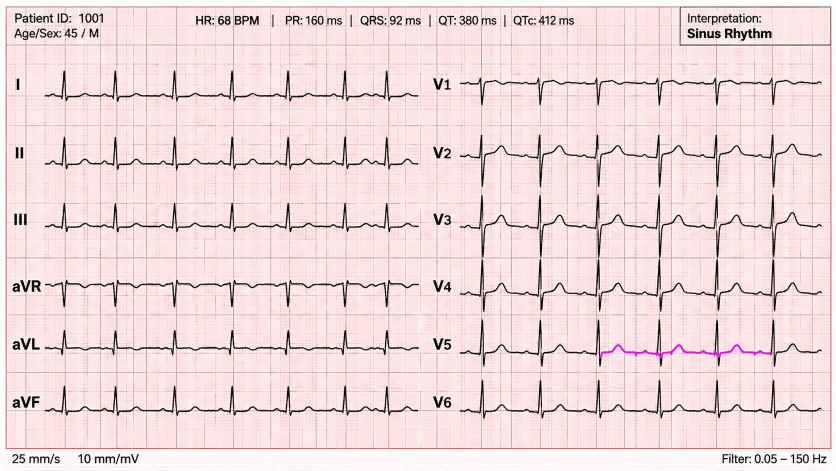
#> input picture extracted_page_1.png, 1672 x 941 px (shown at 1/2 size)
$ python generate_instagram_video.py
#> lines starting #> are read from the running program, lines starting #| are printed output that depends on the picture
import os
import math
import wave
import struct
import subprocess
import numpy as np
from PIL import Image, ImageDraw, ImageFont
import imageio_ffmpeg

# Paths & Setup
BASE_DIR = os.path.abspath(os.path.join(os.path.dirname(__file__), ".."))
OUTPUT_MP4 = os.path.join(BASE_DIR, "cardioai_instagram_post.mp4")
TEMP_WAV = os.path.join(BASE_DIR, "temp_heartbeat.wav")
ECG_STRIP_PATH = os.path.join(BASE_DIR, "extracted_page_1.png")

# Video Constants
WIDTH = 1080
HEIGHT = 1920
FPS = 30
DURATION_SEC = 18.0
TOTAL_FRAMES = int(FPS * DURATION_SEC) # 540 frames

# Fonts
def get_font(name, size):
    font_path = os.path.join(r"C:\Windows\Fonts", name)
    if os.path.exists(font_path):
        return ImageFont.truetype(font_path, size)
    return ImageFont.load_default()

FONT_TITLE_XL = get_font("segoeuib.ttf", 64)
FONT_TITLE_LG = get_font("segoeuib.ttf", 46)
FONT_TITLE_MD = get_font("segoeuib.ttf", 36)
FONT_BOLD_SM = get_font("segoeuib.ttf", 26)
FONT_REG_MD = get_font("segoeui.ttf", 30)
FONT_REG_SM = get_font("segoeui.ttf", 24)
FONT_MONO_LG = get_font("consola.ttf", 38)
FONT_MONO_MD = get_font("consola.ttf", 28)
FONT_MONO_SM = get_font("consola.ttf", 22)

# Load ECG Strip Image if available
ecg_strip_img = None
if os.path.exists(ECG_STRIP_PATH):
    try:
        raw_ecg = Image.open(ECG_STRIP_PATH).convert("RGBA")
        # Invert or enhance for dark medical HUD look
        ecg_w, ecg_h = raw_ecg.size
#> ecg_w = 1672; ecg_h = 941
        # Crop center portion
        crop_box = (int(ecg_w * 0.05), int(ecg_h * 0.1), int(ecg_w * 0.95), int(ecg_h * 0.9))
#> crop_box = (83, 94, 1588, 846)
        cropped = raw_ecg.crop(crop_box)
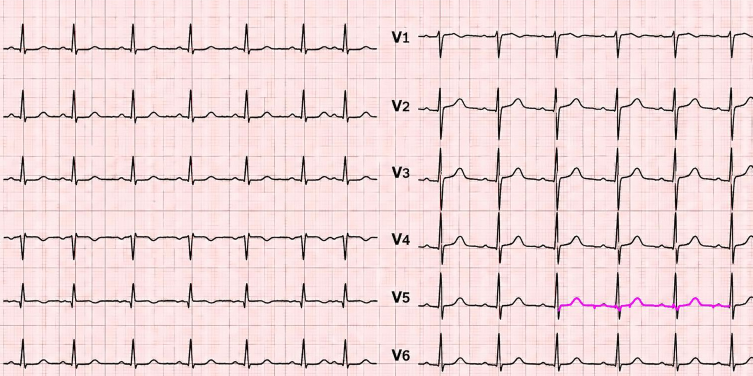
#> cropped: PIL image 1505x752 RGBA (shown at 1/2 size); mean R, G, B, A 238.5, 215.9, 217.2, 255
        # Resize to fit in card
        target_w = 920
        target_h = int(cropped.size[1] * (target_w / cropped.size[0]))
#> target_h = 459
        ecg_strip_img = cropped.resize((target_w, target_h), Image.Resampling.LANCZOS)
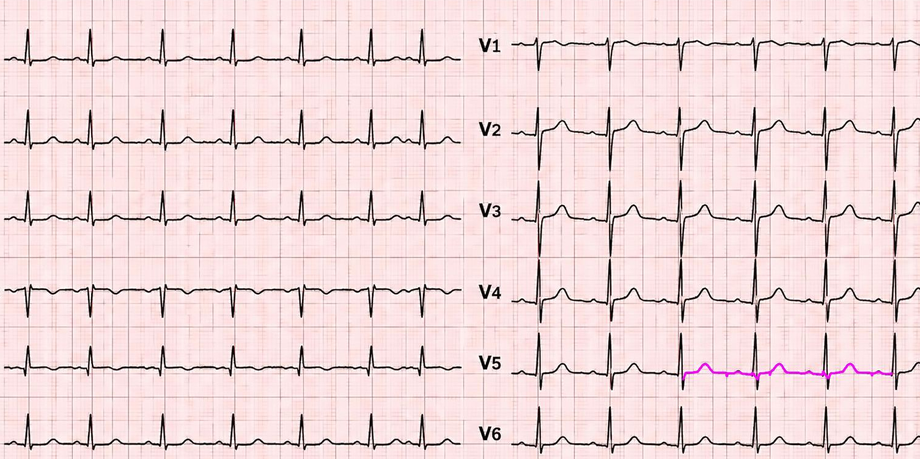
#> ecg_strip_img: PIL image 920x459 RGBA; mean R, G, B, A 238.2, 215.9, 217.3, 255
    except Exception as e:
        print(f"Warning: could not load ecg strip image: {e}")

# Audio Generator: Generates synchronized heartbeat telemetry + ambient sci-fi hum + laser sweeps
def generate_audio(wav_path, duration=18.0, sample_rate=44100):
#> called with wav_path = 'temp_heartbeat.wav', duration = 18, sample_rate = 44100
    total_samples = int(duration * sample_rate)
    audio_data = np.zeros(total_samples, dtype=np.float32)

    # 1. Background soft ambient drone (55 Hz + 110 Hz)
    t = np.linspace(0, duration, total_samples, endpoint=False)
    drone = 0.05 * np.sin(2 * np.pi * 55 * t) + 0.03 * np.sin(2 * np.pi * 110 * t)
    audio_data += drone

    # 2. Cardiac Telemetry Beep (every 0.8s = 75 BPM)
    beat_interval = 0.8
    num_beats = int(duration / beat_interval)

    for i in range(num_beats):
        beat_start_time = i * beat_interval
        start_idx = int(beat_start_time * sample_rate)

        # Dual-frequency medical monitor beep (880 Hz & 1760 Hz harmonic, duration 0.08s)
        beep_len = int(0.08 * sample_rate)
        if start_idx + beep_len < total_samples:
            bt = np.linspace(0, 0.08, beep_len, endpoint=False)
            envelope = np.exp(-bt * 35) # exponential decay
            beep = 0.28 * (np.sin(2 * np.pi * 880 * bt) + 0.5 * np.sin(2 * np.pi * 1760 * bt)) * envelope
            audio_data[start_idx:start_idx + beep_len] += beep

        # Thump (lub-dub heart sound)
        thump_len = int(0.12 * sample_rate)
        if start_idx + thump_len < total_samples:
            tt = np.linspace(0, 0.12, thump_len, endpoint=False)
            t_env = np.sin(np.pi * tt / 0.12) ** 2
            thump = 0.35 * np.sin(2 * np.pi * 55 * tt) * t_env
            audio_data[start_idx:start_idx + thump_len] += thump

    # 3. Whoosh sweeps at scene boundaries (3.5s, 7.5s, 11.5s, 15.0s)
    transitions = [3.5, 7.5, 11.5, 15.0]
    for tr in transitions:
        tr_idx = int(tr * sample_rate)
        sw_len = int(0.4 * sample_rate)
        if tr_idx + sw_len < total_samples:
            st = np.linspace(0, 0.4, sw_len, endpoint=False)
            freq = np.linspace(200, 1200, sw_len)
            phase = 2 * np.pi * np.cumsum(freq) / sample_rate
            sw_env = np.sin(np.pi * st / 0.4)
            whoosh = 0.18 * np.sin(phase) * sw_env
            audio_data[tr_idx:tr_idx + sw_len] += whoosh

    # Normalize to prevent clipping
    max_amp = np.max(np.abs(audio_data))
    if max_amp > 0:
        audio_data = audio_data / max_amp * 0.88

    # Convert to 16-bit PCM WAV
    int_audio = (audio_data * 32767).astype(np.int16)
    with wave.open(wav_path, "wb") as wf:
        wf.setnchannels(1)
        wf.setsampwidth(2)
        wf.setframerate(sample_rate)
        wf.writeframes(int_audio.tobytes())
    print(f"Generated audio: {wav_path}")

# Helper: Draw rounded rectangle with border & optional glow
# [360 lines left out: functions draw_card, draw_medical_grid, get_ecg_point, render_frame, not called in this run]

def main():
    print("=" * 60)
    print("CARDIOAI INSTAGRAM REEL / VIDEO GENERATOR")
    print("=" * 60)
    print(f"Target Output: {OUTPUT_MP4}")
    print(f"Resolution: {WIDTH}x{HEIGHT} (9:16 Vertical Reel Format)")
    print(f"Framerate: {FPS} FPS | Duration: {DURATION_SEC}s | Total Frames: {TOTAL_FRAMES}")

    # Step 1: Generate Synchronized Audio
    print("\n[1/3] Generating cardiac telemetry audio track...")
    generate_audio(TEMP_WAV, duration=DURATION_SEC)

    # Step 2: Initialize FFMPEG Pipeline
    print("\n[2/3] Launching FFMPEG encoding pipeline...")
    ffmpeg_exe = imageio_ffmpeg.get_ffmpeg_exe()

    cmd = [
        ffmpeg_exe,
        "-y",
        "-f", "rawvideo",
        "-vcodec", "rawvideo",
        "-s", f"{WIDTH}x{HEIGHT}",
        "-pix_fmt", "rgb24",
        "-r", str(FPS),
        "-i", "-",                     # video from stdin
        "-i", TEMP_WAV,                # audio track
        "-c:v", "libx264",
        "-preset", "fast",
        "-crf", "19",
        "-pix_fmt", "yuv420p",
        "-c:a", "aac",
        "-b:a", "192k",
        "-shortest",
        OUTPUT_MP4
    ]

    proc = subprocess.Popen(cmd, stdin=subprocess.PIPE, stderr=subprocess.DEVNULL)

    # Step 3: Render Frames & Stream
    print("\n[3/3] Rendering frames and streaming into FFMPEG...")
    for f in range(TOTAL_FRAMES):
        frame_rgb = render_frame(f)
        proc.stdin.write(frame_rgb.tobytes())
        if (f + 1) % 60 == 0 or f == TOTAL_FRAMES - 1:
            pct = ((f + 1) / TOTAL_FRAMES) * 100
            print(f"  Frame {f + 1}/{TOTAL_FRAMES} rendered ({pct:.1f}%)")

    proc.stdin.close()
    proc.wait()

    if proc.returncode == 0:
        file_size_mb = os.path.getsize(OUTPUT_MP4) / (1024 * 1024)
        print(f"\nSUCCESS! Video generated successfully at:")
        print(f"-> {OUTPUT_MP4} ({file_size_mb:.2f} MB)")
    else:
        print(f"\nERROR: FFMPEG failed with code {proc.returncode}")

    # Clean up temp wav
    if os.path.exists(TEMP_WAV):
        try:
            os.remove(TEMP_WAV)
        except:
            pass

if __name__ == "__main__":
    main()
#> (the call stopped at in main, `ffmpeg_exe = imageio_ffmpeg.get_ffmpeg_exe()`: imageio_ffmpeg is not available in this run)
